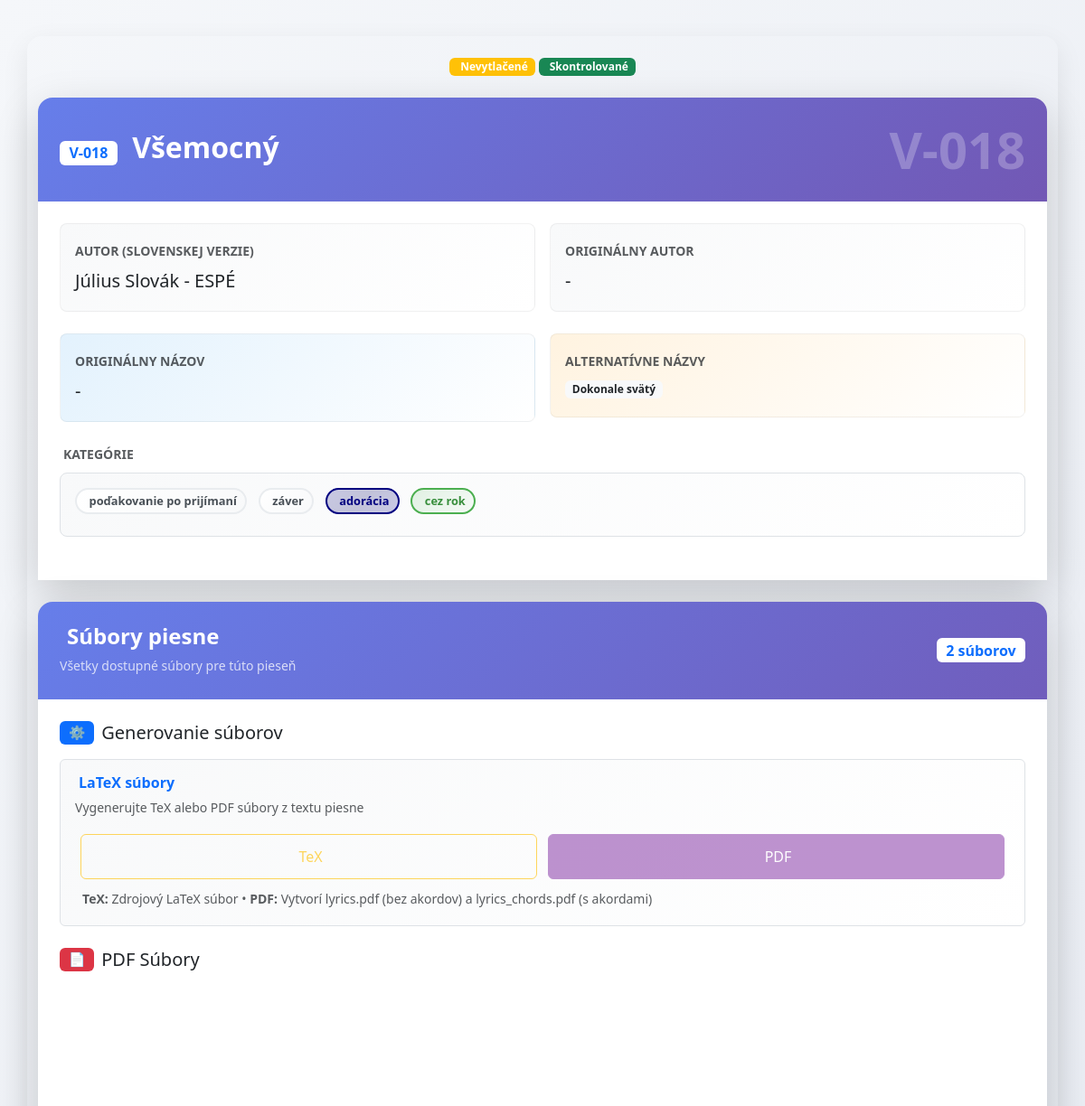
Page /song/2/view (upper part) on the earlier database version.
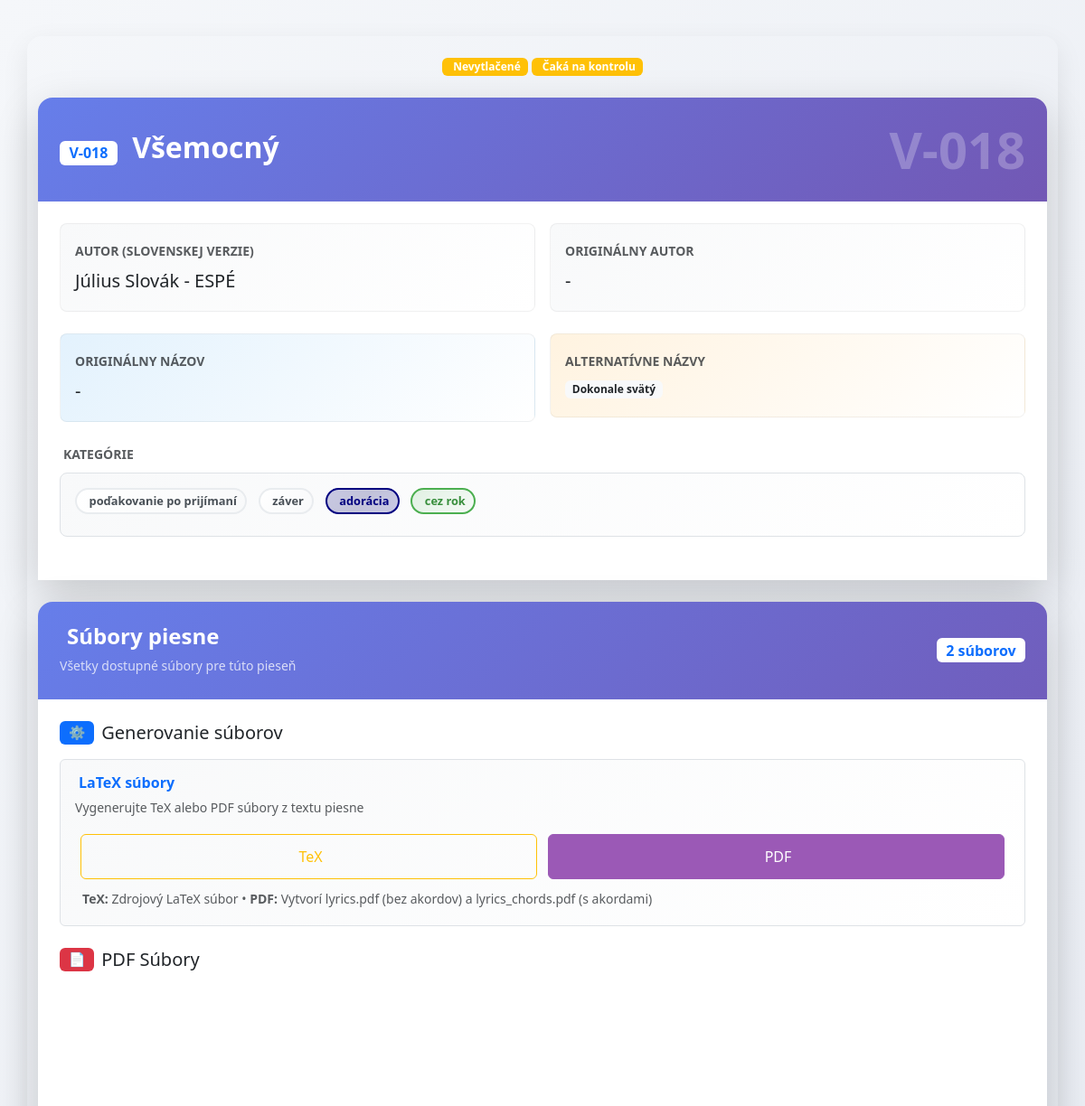
Same page on the later database version.
### models.py (models this page shows, shortened)
class Song(db.Model):
    id = db.Column(db.Integer, primary_key=True)
    song_id = db.Column(db.String(10), nullable=False)  # Format: A-001
    version_name = db.Column(db.String(100), nullable=True)
    title = db.Column(db.String, nullable=False)
    author = db.Column(db.String, nullable=True)
    title_original = db.Column(db.String, nullable=True)
    author_original = db.Column(db.String, nullable=True)
    categories = db.Column(db.String, nullable=True)
    alternative_titles = db.Column(db.String, nullable=True)
    song_parts = db.Column(db.Text, nullable=False)
    admin_checked = db.Column(db.Boolean, default=False)
    printed = db.Column(db.Boolean, default=False)
    pdf_lyrics_path = db.Column(db.String(200))
    pdf_chords_path = db.Column(db.String(200))
    tex_path = db.Column(db.String(200))
    midi_paths = db.Column(db.Text)  # stored as JSON list
    mp3_paths = db.Column(db.Text)
    sheet_pdf_paths = db.Column(db.Text)
    sheet_mscz_paths = db.Column(db.Text)
    search_text = db.Column(db.Text, nullable=True)  # Pre-normalized searchable text
    __table_args__ = (
        UniqueConstraint('song_id', 'version_name', name='uix_song_id_version'),
    )

### app.py (the view)
@app.route('/song/<int:song_id>/view')
def song_view(song_id):
    song = Song.query.get_or_404(song_id)
    try:
        data = json.loads(song.song_parts or '[]')
    except (json.JSONDecodeError, TypeError):
        data = []
    mp3s = json.loads(song.mp3_paths or '[]')
    midis = json.loads(song.midi_paths or '[]')
    sheet_pdfs = json.loads(song.sheet_pdf_paths or '[]')
    sheet_mscz = json.loads(song.sheet_mscz_paths or '[]')
    return render_template('song_view.html', song=song, data=data, mp3s=mp3s, midis=midis, sheet_pdfs=sheet_pdfs, sheet_mscz=sheet_mscz)

### app.py (called while the page is built)
@app.template_filter('replace_chords')
def replace_chords_filter(text):
    return Markup(re.sub(r"\[([^\]]+)\]", r"<sup style='color:orange; font-size:1.1em'><strong>\1</strong></sup>", text))

### templates/song_view.html (shortened to what this page needs)
{% extends "layout.html" %}
{% block content %}
{% set part_types = ["verse", "chorus", "bridge", "intro", "interlude", "coda", "outro", "prechorus", "comment"] %}
{% set options = [
      "stále omšové spevy",
      "úvod",
      "medzispevy (žalmy; aleluja)",
      "obetovanie",
      "prijímanie",
      "poďakovanie po prijímaní",
      "záver",
      "adorácia",
      "advent",
      "vianoce",
      "pôst",
      "veľká noc",
      "cez rok",
      "k Duchu Svätému",
      "mariánske",
      "k svätcom",
      "detské",
      "iné",
      "liturgia hodín",
      "sobášne",
      "Taizé",
      "krížová cesta",
      "nevhodné"
    ] %}
<div class="song-view-header mb-4">
  <div class="d-flex align-items-center justify-content-between mb-3 flex-wrap">
    <div class="d-flex gap-1 flex-wrap justify-content-center order-1 order-md-2 w-100 w-md-auto mb-2 mb-md-0">
      {% if song.printed %}
      <span class="badge bg-success px-2 py-1 fs-7 fs-md-6">
        <i class="bi bi-printer-fill me-1"></i>
        <span class="d-none d-sm-inline">Vytlačené</span>
        <span class="d-sm-none">✓</span>
      </span>
      {% else %}
      <span class="badge bg-warning px-2 py-1 fs-7 fs-md-6">
        <span class="d-none d-sm-inline">Nevytlačené</span>
      </span>
      {% endif %}
      {% if song.admin_checked %}
      <span class="badge bg-success px-2 py-1 fs-7 fs-md-6">
        <span class="d-none d-sm-inline">Skontrolované</span>
      </span>
      {% else %}
      <span class="badge bg-warning px-2 py-1 fs-7 fs-md-6">
        <span class="d-none d-sm-inline">Čaká na kontrolu</span>
      </span>
      {% endif %}
    </div>
  </div>
</div>
<div class="song-info-section card border-0 shadow-lg rounded-4 mb-4"
     style="background: linear-gradient(135deg, #667eea 0%, #764ba2 100%);">
  <div class="card-header border-0 text-white p-4" style="background: transparent;">
    <div class="d-flex align-items-center justify-content-between">
      <div>
        <h2 class="mb-1 fw-bold">
          <span class="badge bg-white text-primary me-2 fs-6">{{ song.song_id }}</span>
          {{ song.title }}
        </h2>
      </div>
      <div class="song-id-large">
        <span class="display-4 fw-bold opacity-25">{{ song.song_id }}</span>
      </div>
    </div>
  </div>
  <div class="card-body bg-white p-4">
    <div class="row mb-4 g-3">
      <div class="col-md-6 col-12">
        <div class="info-card p-3 rounded-3" style="background: linear-gradient(135deg, #f8f9fa 0%, #ffffff 100%);">
          <label class="fw-bold text-muted small mb-1">AUTOR (SLOVENSKEJ VERZIE)</label>
          <div class="fs-5 fs-sm-6 text-dark text-break">
            {{ song.author if song.author else "Neznámy" }}
          </div>
        </div>
      </div>
      <div class="col-md-6 col-12">
        <div class="info-card p-3 rounded-3" style="background: linear-gradient(135deg, #f8f9fa 0%, #ffffff 100%);">
          <label class="fw-bold text-muted small mb-1">ORIGINÁLNY AUTOR</label>
          <div class="fs-5 fs-sm-6 text-dark text-break">
            {{ song.author_original if song.author_original else "Neznámy" }}
          </div>
        </div>
      </div>
    </div>
    <div class="row mb-4 g-3">
      <div class="col-md-6 col-12">
        <div class="info-card p-3 rounded-3" style="background: linear-gradient(135deg, #e3f2fd 0%, #ffffff 100%);">
          <label class="fw-bold text-muted small mb-1">ORIGINÁLNY NÁZOV</label>
          <div class="fs-5 fs-sm-6 text-dark text-break">
            {{ song.title_original if song.title_original else "Rovnaký ako slovenský" }}
          </div>
        </div>
      </div>
      <div class="col-md-6 col-12">
        <div class="info-card p-3 rounded-3" style="background: linear-gradient(135deg, #fff3e0 0%, #ffffff 100%);">
          <label class="fw-bold text-muted small mb-1">ALTERNATÍVNE NÁZVY</label>
          <div class="fs-6 fs-sm-7">
            {% if song.alternative_titles %}
              {% for alt_title in song.alternative_titles.split(';;') %}
                {% if alt_title.strip() %}
                  <span class="badge bg-light text-dark me-1 mb-1 text-wrap">{{ alt_title.strip() }}</span>
                {% endif %}
              {% endfor %}
            {% else %}
              <span class="text-muted fst-italic">Žiadne alternatívne názvy</span>
            {% endif %}
          </div>
        </div>
      </div>
    </div>
    <div class="categories-display mb-4">
      <label class="fw-bold text-muted small mb-2 d-block">
        KATEGÓRIE
      </label>
      <div class="categories-container p-3 rounded-3 border"
           style="background: linear-gradient(135deg, #f8f9fa 0%, #ffffff 100%);">
        {% if song.categories %}
          {% for category in song.categories.split(';;') %}
            {% if category.strip() %}
              <span class="category-display-badge badge me-2 mb-2" data-category="{{ category.strip() }}">
                {{ category.strip() }}
              </span>
            {% endif %}
          {% endfor %}
        {% else %}
          <span class="text-muted fst-italic">Žiadne kategórie priradené</span>
        {% endif %}
      </div>
    </div>
  </div>
</div>
{% set file_count = (sheet_pdfs|length) + (mp3s|length) + (midis|length) + (sheet_mscz|length) + (1 if song.pdf_lyrics_path else 0) + (1 if song.pdf_chords_path else 0) %}
<div class="file-management-section card border-0 shadow-lg rounded-4 overflow-hidden mb-4"
     style="background: linear-gradient(135deg, #667eea 0%, #764ba2 100%);">
  <div class="card-header border-0 text-white p-4" style="background: transparent;">
    <div class="d-flex align-items-center justify-content-between">
      <div>
        <h4 class="mb-1 fw-bold">
          Súbory piesne
        </h4>
        <small class="opacity-75">Všetky dostupné súbory pre túto pieseň</small>
      </div>
      <div class="file-stats">
        <span class="badge bg-white text-primary fs-6">
          {{ file_count }} súborov
        </span>
      </div>
    </div>
  </div>
  <div class="card-body bg-white p-4">
    <div class="generation-section mb-4">
      <h5 class="d-flex align-items-center gap-2 mb-3">
        <span class="badge bg-primary">⚙️</span>
        Generovanie súborov
      </h5>
      <div class="generation-actions card p-3 border"
           style="background: linear-gradient(135deg, #f8f9fa 0%, #ffffff 100%);">
        <div class="d-flex align-items-center justify-content-between mb-3">
          <div>
            <h6 class="mb-1 fw-bold text-primary">
              LaTeX súbory
            </h6>
            <small class="text-muted">Vygenerujte TeX alebo PDF súbory z textu piesne</small>
          </div>
        </div>
        <div class="row generation-buttons w-100" role="group">
          <div class="col-6">
            <form method="POST" action="{{ url_for('generate_tex', song_id=song.id) }}" class="d-inline w-100">
              <button type="submit" class="btn btn-outline-warning w-100 {{ 'disabled' if song.admin_checked else '' }}"
                      {{ 'disabled title="Admin already checked this song"' if song.admin_checked else '' }}>
                TeX
              </button>
            </form>
          </div>
          <div class="col-6">
            <form method="GET" action="{{ url_for('generate_pdfs', song_id=song.id) }}" class="d-inline w-100">
              <button type="submit" class="btn btn-primary w-100 {{ 'disabled' if not song.tex_path or song.admin_checked else '' }}"
                      style="background-color: #9b59b6; border-color: #9b59b6;"
                      {{ 'title="First generate TeX files"' if not song.tex_path else '' }}
                      {{ 'title="Admin already checked this song"' if song.admin_checked else '' }}>
                PDF
              </button>
            </form>
          </div>
        </div>
        <div class="mt-2 px-1">
          <small class="text-muted">
            <strong>TeX:</strong> Zdrojový LaTeX súbor • <strong>PDF:</strong> Vytvorí lyrics.pdf (bez akordov) a lyrics_chords.pdf (s akordami)
          </small>
        </div>
      </div>
    </div>
    {% if song.pdf_lyrics_path or song.pdf_chords_path %}
    <div class="pdf-files-section mb-4">
      <h5 class="d-flex align-items-center gap-2 mb-3">
        <span class="badge bg-danger">📄</span>
        PDF Súbory
      </h5>
    </div>
    {% endif %}
  </div>
</div>
{% endblock %}

### templates/layout.html (shortened to what this page needs)
<!doctype html>
<html lang="en">
<head>
   <link href="https://cdn.jsdelivr.net/npm/bootstrap@5.3.0/dist/css/bootstrap.min.css" rel="stylesheet">
</head>
<body class="container py-4">
    {% block content %}{% endblock %}
</body>
</html>

### templates/layout.html (style rules this page uses)
:root { --primary: #3498db; --secondary: #2ecc71; --accent: #f39c12; --dark: #2c3e50; --light: #ecf0f1; }
body { font-family: 'Segoe UI', 'Roboto', sans-serif; background: linear-gradient(135deg, #f5f7fa 0%, #e4e8f0 100%); color: var(--dark); max-width: 800px; margin: 40px auto; padding: 30px; border-radius: 16px; box-shadow: 0 10px 30px rgba(0,0,0,0.08); line-height: 1.7; }

### templates/song_view.html (style rules this page uses)
.fs-7 { font-size: 0.75rem; }
.fs-sm-6 { font-size: 1rem; }
.fs-sm-7 { font-size: 0.8rem; }
.text-break { word-wrap: break-word; word-break: break-word; }
.category-display-badge { font-size: 0.8rem; padding: 0.5em 0.75em; border-radius: 20px; background: linear-gradient(135deg, #ffffff 0%, #f8f9fa 100%); border: 2px solid #e9ecef; color: #495057; transition: all 0.3s ease; word-wrap: break-word; word-break: break-word; }
.category-display-badge[data-category*="cez rok"] { background: linear-gradient(135deg, rgba(76, 175, 80, 0.15) 0%, rgba(232, 245, 233, 0.3) 100%); border-color: #4caf50; color: #388e3c; }
.category-display-badge[data-category*="adorácia"] { background: linear-gradient(135deg, rgba(0, 0, 128, 0.2) 0%, rgba(25, 25, 112, 0.25) 50%, rgba(0, 0, 139, 0.2) 100%); border-color: #000080; color: #000080; }
.info-card { border: 1px solid rgba(0,0,0,0.05); transition: all 0.3s ease; }
.btn { transition: all 0.3s cubic-bezier(0.4, 0, 0.2, 1); }
.generation-buttons { width: 100% !important; max-width: none; margin: 0; }
.generation-buttons .col-6 { padding-left: 0.375rem; padding-right: 0.375rem; }
.generation-buttons .btn { transition: all 0.3s ease; font-weight: 500; text-transform: none; white-space: nowrap; height: auto; min-height: 44px; padding: 0.75rem 1rem; }
.generation-buttons form { width: 100% !important; }
.song-info-section { animation: slideInUp 0.6s ease-out; }
.file-management-section { animation: slideInUp 0.8s ease-out; }
html { scroll-behavior: smooth; }

Differences in the rows shown:
changed Song "Dokonale svätý": admin_checked True → False (drawn)
Other differences:
text no longer shown: "Skontrolované"
text now shown: "Čaká na kontrolu"
